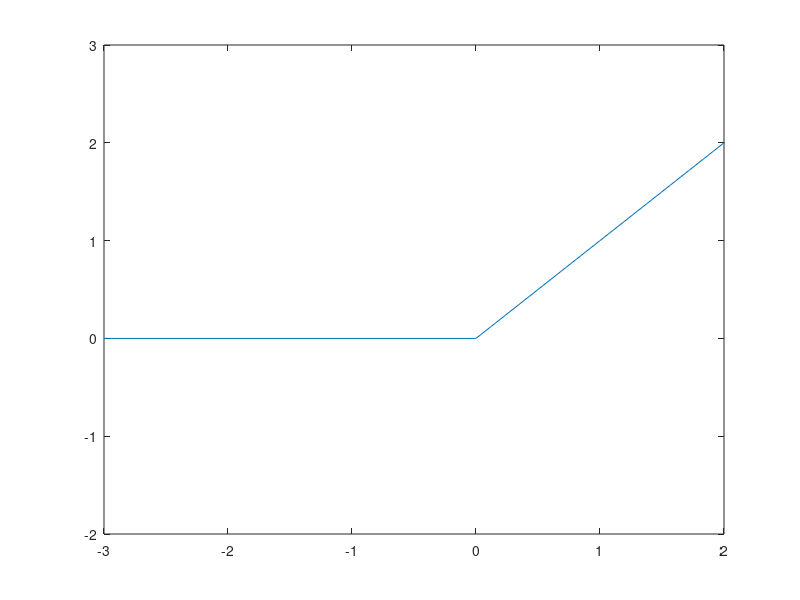

This figure's MATLAB source: (Note: this script raises an error after producing the figure.)
%%Justin Ndhlala

%%I have adhered to the Duke Community Standard in completing this
%%assignment. njn7



ustep=@(in) (1.0).*(in>=0);
uramp=@(in) (in).*(in>=0);

in=-3:3;
f=-ustep(in);
f2 = uramp(in);

plot(in,f), axis([-3 2 -2 3 ])

plot(in,f2), axis([-3 2 -2 3 ])

plot(in,f3), axis([-3 2 -2 3 ])



xlabel('t'),ylabel('ustep(t)'),grid on

xlabel('t'),ylabel('uramp(t)'),grid on
